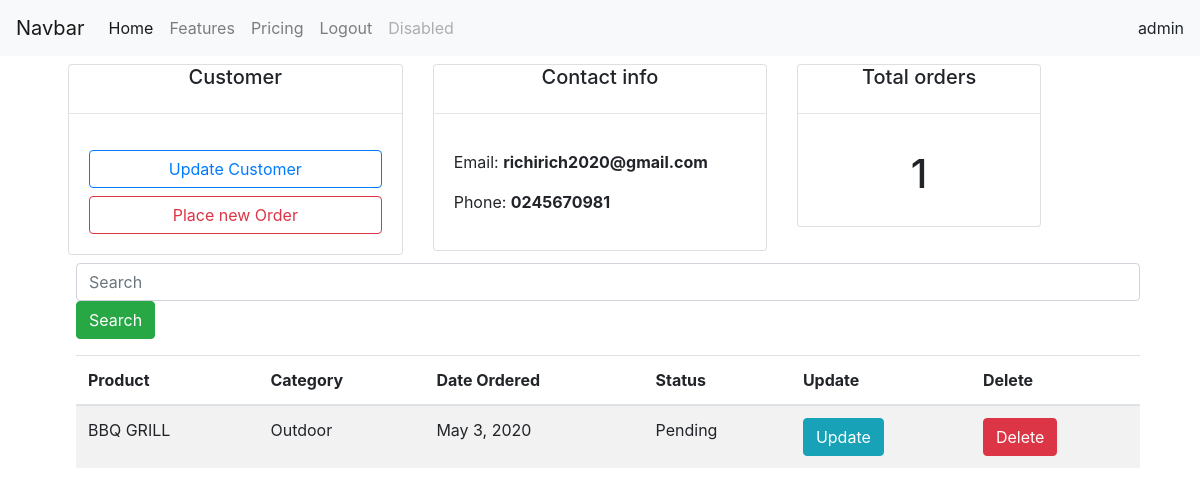
/customer/1/ (signed in), run on an earlier commit of the app's database.
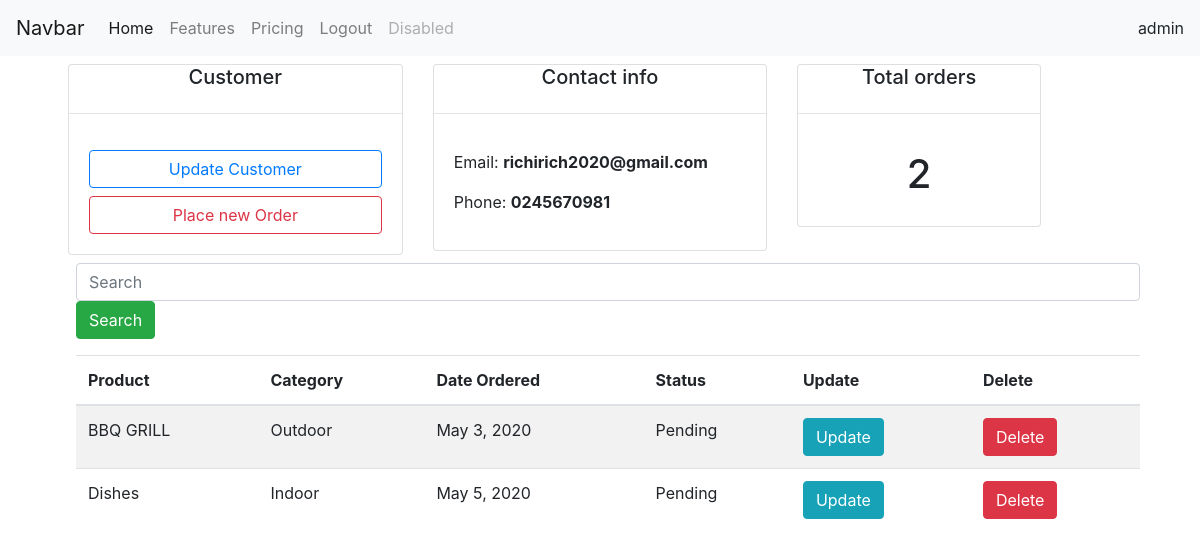
And on a later commit of the database.
### crmapp/models.py (models this page shows, shortened)
class Order(models.Model):
  STATUS=(
    ('Pending','Pending'),
    ('Out for delivery','Out for delivery'),
    ('Delivered','Delivered'),
  )
  customer = models.ForeignKey(Customer,null=True, on_delete=models.SET_NULL)
  product = models.ForeignKey(Product,null=True,on_delete=models.SET_NULL)
  date_created = models.DateField(auto_now_add=True)
  status = models.CharField(max_length=200,null=True,choices=STATUS)

class Product(models.Model):
  Category=(
    ('Indoor','Indoor'),
    ('Outdoor','Outdoor'),
  )
  name = models.CharField(max_length=200)
  price = models.FloatField(null=True)
  category = models.CharField(max_length=200, null=True,choices=Category)
  description = models.CharField(max_length=200,null=True,blank=True)
  date_created = models.DateTimeField(auto_now_add=True,null=True)
  tags = models.ManyToManyField(Tag)
  def __str__(self):
    return self.name

### crmapp/views.py (the view)
# urls.py: path('customer/<str:pk>/',views.customer,name='customer'),
@login_required(login_url='login')
def customer(request,pk):
  customer = Customer.objects.get(id=pk)
  orders   = customer.order_set.all()
  total_orders = orders.count()
  context  = {'customer':customer,'orders':orders,'total_orders':total_orders}
  return render(request,'accounts/customer.html',context)

### crmapp/templates/accounts/customer.html (shortened to what this page needs)
{% extends '../accounts/base.html' %}
{%block content %}
<div class="row m-2">
  <div class="col-md-4">
    <div class="card">
      <h5 class="text-center">Customer</h5>
      <hr>
      <div class="card-body ">
        <button type="button" class="btn btn-outline-primary btn-block">Update Customer </button>
        <a href="{% url 'order' customer.id %}" type="button" class="btn btn-outline-danger btn-block">Place new Order </a>
      </div>
    </div>
  </div>
  <div class="col-md-4">
    <div class="card">
      <h5 class="text-center">Contact info</h5>
      <hr>
      <div class="card-body">
      <p>Email:  <strong> {{ customer.email }} </strong> </p>
       <p>Phone: <strong> {{ customer.phone }} </strong> </p>
      </div>
    </div>
  </div>
  <div class="col-md-3">
    <div class="card">
      <h5 class="text-center">Total orders</h5>
      <hr>
      <div class="card-body">
     <h1 class="text-center"> {{total_orders}} </h1>
      </div>
    </div>
  </div>
  <div class="col-md-12 m-2">
    <input class="form-control mr-sm-2" type="text" placeholder="Search">
    <button class="btn btn-success" type="submit">Search</button>
  </div>
  <div class="col-md-12 m-2">
    <table class="table table-striped">
      <thead>
        <tr>
          <th scope="col">Product</th>
          <th scope="col">Category</th>
          <th scope="col">Date Ordered</th>
          <th scope="col">Status</th>
          <th scope="col">Update</th>
          <th scope="col">Delete</th>
        </tr>
      </thead>
      <tbody>
        {% for order in orders %}
        <tr>
          <td>{{ order.product }}</td>
          <td>{{ order.product.category }}</td>
          <td> {{ order.date_created }} </td>
          <td>{{ order.status }}</td>
          <td> <a class="btn btn-info" href="#" role="button">Update</a></td>
          <td> <a class="btn btn-danger" href="#" role="button">Delete</a></td>
        </tr>
        {% endfor %}
      </tbody>
    </table>
  </div>
</div>
{% endblock %}

What changed in the data, as far as the page shows it:
added Order: product "Dishes", product.category "Indoor", date_created "May 5, 2020", status "Pending"
Also different on the page:
{{ total_orders }}: "1" → "2"
